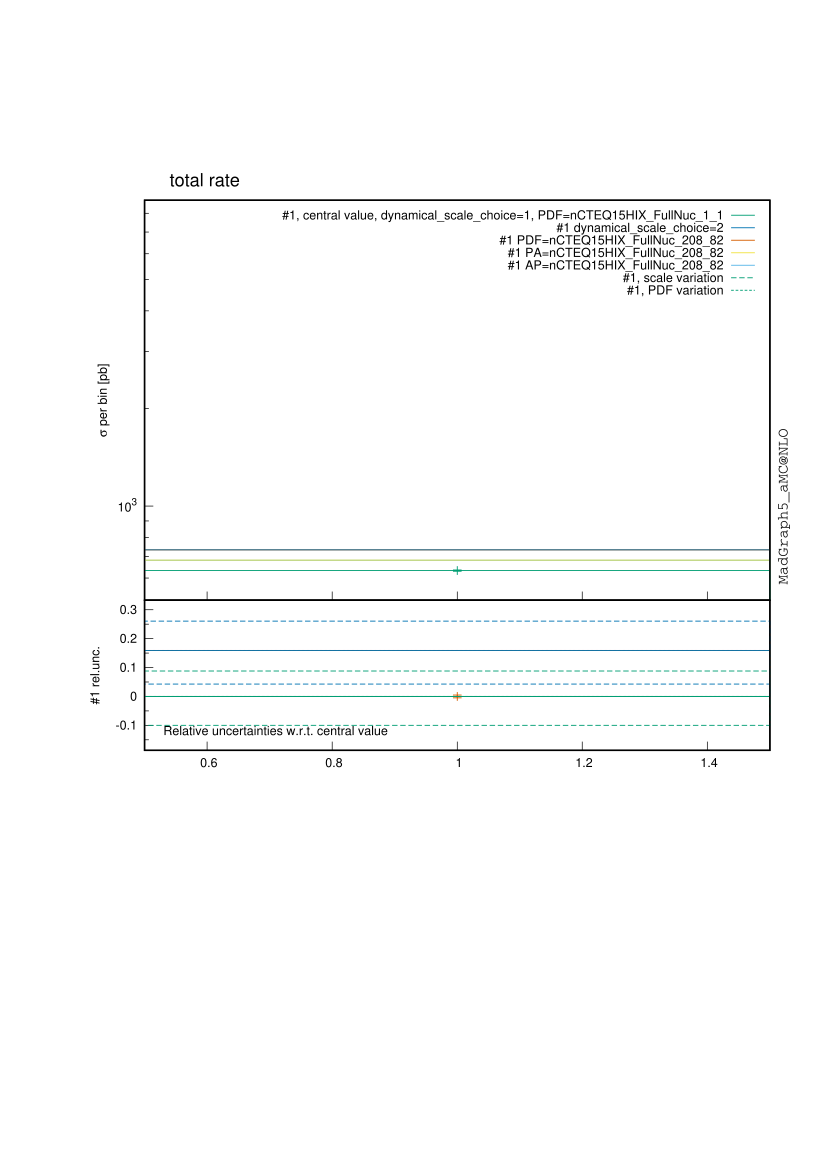

Reproduce this figure in gnuplot.

################################################################################
#
# This gnuplot file was generated by MadGraph5_aMC@NLO project, a program which 
# automatically generates Feynman diagrams and matrix elements for arbitrary
# high-energy processes in the Standard Model and beyond. It also perform the
# integration and/or generate events for these processes, at LO and NLO accuracy.
#
# For more information, visit madgraph.phys.ucl.ac.be and amcatnlo.web.cern.ch
#
################################################################################
# /home/charlie/research/mg5amcnlo_RPA_PineAPPL/test_pp2ttbar_PineAPPL/bin/internal/histograms.py /home/charlie/research/mg5amcnlo_RPA_PineAPPL/test_pp2ttbar_PineAPPL/SubProcesses/P0_gg_ttx/all_G1/MADatNLO.HwU /home/charlie/research/mg5amcnlo_RPA_PineAPPL/test_pp2ttbar_PineAPPL/SubProcesses/P0_uux_ttx/all_G1/MADatNLO.HwU /home/charlie/research/mg5amcnlo_RPA_PineAPPL/test_pp2ttbar_PineAPPL/SubProcesses/P0_uxu_ttx/all_G1/MADatNLO.HwU --out=/home/charlie/research/mg5amcnlo_RPA_PineAPPL/test_pp2ttbar_PineAPPL/Events/run_02/MADatNLO --gnuplot --band=[] --lhapdf-config=lhapdf-config --sum --keep_all_weights --no_open
reset

set lmargin 10
set rmargin 0
set terminal postscript portrait enhanced color "Helvetica" 9 
# The pdf terminal offers transparency support, but you will have to adapt things a bit
#set terminal pdf enhanced font "Helvetica 12" lw 1.0 dashed size 29.7cm, 21cm
set key font ",9"
set key samplen "2"
set output "MADatNLO.ps"

# This is the "PODO" color palette of gnuplot v.5, but with the order
# changed: palette of colors selected to be easily distinguishable by
# color-blind individuals with either protanopia or deuteranopia. Bang
# Wong [2011] Nature Methods 8, 441.

set style line   1 lt 1 lc rgb "#009e73" lw 1.3
set style line 101 lt 1 lc rgb "#009e73" lw 1.3 dt (6,3)
set style line  11 lt 2 lc rgb "#009e73" lw 1.3 dt (6,3)
set style line  21 lt 4 lc rgb "#009e73" lw 1.3 dt (3,2)
set style line  31 lt 6 lc rgb "#009e73" lw 1.3 dt (2,1)
set style line  41 lt 8 lc rgb "#009e73" lw 1.3 dt (4,3)

set style line   2 lt 1 lc rgb "#0072b2" lw 1.3
set style line 102 lt 1 lc rgb "#0072b2" lw 1.3 dt (6,3)
set style line  12 lt 2 lc rgb "#0072b2" lw 1.3 dt (6,3)
set style line  22 lt 4 lc rgb "#0072b2" lw 1.3 dt (3,2)
set style line  32 lt 6 lc rgb "#0072b2" lw 1.3 dt (2,1)
set style line  42 lt 8 lc rgb "#0072b2" lw 1.3 dt (4,3)

set style line   3 lt 1 lc rgb "#d55e00" lw 1.3
set style line 103 lt 1 lc rgb "#d55e00" lw 1.3 dt (6,3)
set style line  13 lt 2 lc rgb "#d55e00" lw 1.3 dt (6,3)
set style line  23 lt 4 lc rgb "#d55e00" lw 1.3 dt (3,2)
set style line  33 lt 6 lc rgb "#d55e00" lw 1.3 dt (2,1)
set style line  43 lt 8 lc rgb "#d55e00" lw 1.3 dt (4,3)

set style line   4 lt 1 lc rgb "#f0e442" lw 1.3
set style line 104 lt 1 lc rgb "#f0e442" lw 1.3 dt (6,3)
set style line  14 lt 2 lc rgb "#f0e442" lw 1.3 dt (6,3)
set style line  24 lt 4 lc rgb "#f0e442" lw 1.3 dt (3,2)
set style line  34 lt 6 lc rgb "#f0e442" lw 1.3 dt (2,1)
set style line  44 lt 8 lc rgb "#f0e442" lw 1.3 dt (4,3)

set style line   5 lt 1 lc rgb "#56b4e9" lw 1.3
set style line 105 lt 1 lc rgb "#56b4e9" lw 1.3 dt (6,3)
set style line  15 lt 2 lc rgb "#56b4e9" lw 1.3 dt (6,3)
set style line  25 lt 4 lc rgb "#56b4e9" lw 1.3 dt (3,2)
set style line  35 lt 6 lc rgb "#56b4e9" lw 1.3 dt (2,1)
set style line  45 lt 8 lc rgb "#56b4e9" lw 1.3 dt (4,3)

set style line   6 lt 1 lc rgb "#cc79a7" lw 1.3
set style line 106 lt 1 lc rgb "#cc79a7" lw 1.3 dt (6,3)
set style line  16 lt 2 lc rgb "#cc79a7" lw 1.3 dt (6,3)
set style line  26 lt 4 lc rgb "#cc79a7" lw 1.3 dt (3,2)
set style line  36 lt 6 lc rgb "#cc79a7" lw 1.3 dt (2,1)
set style line  46 lt 8 lc rgb "#cc79a7" lw 1.3 dt (4,3)

set style line   7 lt 1 lc rgb "#e69f00" lw 1.3
set style line 107 lt 1 lc rgb "#e69f00" lw 1.3 dt (6,3)
set style line  17 lt 2 lc rgb "#e69f00" lw 1.3 dt (6,3)
set style line  27 lt 4 lc rgb "#e69f00" lw 1.3 dt (3,2)
set style line  37 lt 6 lc rgb "#e69f00" lw 1.3 dt (2,1)
set style line  47 lt 8 lc rgb "#e69f00" lw 1.3 dt (4,3)

set style line   8 lt 1 lc rgb "black" lw 1.3
set style line 108 lt 1 lc rgb "black" lw 1.3 dt (6,3)
set style line  18 lt 2 lc rgb "black" lw 1.3 dt (6,3)
set style line  28 lt 4 lc rgb "black" lw 1.3 dt (3,2)
set style line  38 lt 6 lc rgb "black" lw 1.3 dt (2,1)
set style line  48 lt 8 lc rgb "black" lw 1.3 dt (4,3)


set style line  51 lt 1 lc rgb "blue" lw 2.0
set style line  52 lt 1 lc rgb "red" lw 2.0
set style line  522 lt 2 lc rgb "red" lw 2.0 dt (6,3)

set style line 999 lt 1 lc rgb "gray" lw 1.3

safe(x,y,a) = (y == 0.0 ? a : x/y)

set style data histeps
set key invert



################################################################################
### Rendering of the plot titled 'total rate'
################################################################################

set multiplot
set label "total rate" font ",13" at graph 0.04, graph 1.05
set xrange [5.0000e-01:1.5000e+00]
set bmargin 0 
set tmargin 0
set xtics nomirror
set ytics nomirror
set mytics 10
set xtics auto
set key horizontal noreverse maxcols 1 width -4 
set label front 'MadGraph5\_aMC\@NLO' font "Courier,11" rotate by 90 at graph 1.02, graph 0.04

#-- rendering subhistograms 'single diagram output'

set format y '10^{%T}'
set yrange [5.1247e+02:8.7747e+03]
set origin 0.0000e+00, 5.0000e-01
set size 1.0000e+00, 4.0000e-01
set mytics 10
set ytics auto
set format x ''
set logscale y
set ylabel "{/Symbol s} per bin [pb]"

plot \
sqrt(-1) ls 21 title '#1, PDF variation',\
sqrt(-1) ls 11 title '#1, scale variation',\
'MADatNLO.HwU' index 0 using (($1+$2)/2):20 ls 5 title '#1 AP=nCTEQ15HIX\_FullNuc\_208\_82',\
'MADatNLO.HwU' index 0 using (($1+$2)/2):17 ls 4 title '#1 PA=nCTEQ15HIX\_FullNuc\_208\_82',\
'MADatNLO.HwU' index 0 using (($1+$2)/2):14 ls 3 title '#1 PDF=nCTEQ15HIX\_FullNuc\_208\_82',\
'MADatNLO.HwU' index 0 using (($1+$2)/2):8 ls 2 title '#1 dynamical\_scale\_choice=2',\
'MADatNLO.HwU' index 0 using (($1+$2)/2):($3 >= 0 ? sqrt(-1) : abs($3)):4 w yerrorbar ls 101 title '',\
'MADatNLO.HwU' index 0 using (($1+$2)/2):($3 >= 0 ? sqrt(-1) : abs($3)) ls 101 title '',\
'MADatNLO.HwU' index 0 using (($1+$2)/2):($3 < 0 ? sqrt(-1) : $3):4 w yerrorbar ls 1 title '',\
'MADatNLO.HwU' index 0 using (($1+$2)/2):($3 < 0 ? sqrt(-1) : $3) ls 1 title '#1, central value, dynamical\_scale\_choice=1, PDF=nCTEQ15HIX\_FullNuc\_1\_1'
#-- rendering subhistograms 'Relative scale and PDF uncertainty'
unset label
unset format
set yrange [-1.8665e-01:3.3294e-01]
set origin 0.0000e+00, 3.5000e-01
set size 1.0000e+00, 1.5000e-01
set mytics 2
set ytics auto
set format x
unset logscale y
set ylabel "#1 rel.unc."
set label "Relative uncertainties w.r.t. central value" font ",9" front at graph 0.03, graph 0.13
plot \
'MADatNLO.HwU' index 0 using (($1+$2)/2):(safe($16,$3,1.0)-1.0) ls 23 title '',\
'MADatNLO.HwU' index 0 using (($1+$2)/2):(safe($15,$3,1.0)-1.0) ls 23 title '',\
'MADatNLO.HwU' index 0 using (($1+$2)/2):(safe($13,$3,1.0)-1.0) ls 21 title '',\
'MADatNLO.HwU' index 0 using (($1+$2)/2):(safe($12,$3,1.0)-1.0) ls 21 title '',\
'MADatNLO.HwU' index 0 using (($1+$2)/2):(safe($10,$3,1.0)-1.0) ls 12 title '',\
'MADatNLO.HwU' index 0 using (($1+$2)/2):(safe($9,$3,1.0)-1.0) ls 12 title '',\
'MADatNLO.HwU' index 0 using (($1+$2)/2):(safe($7,$3,1.0)-1.0) ls 11 title '',\
'MADatNLO.HwU' index 0 using (($1+$2)/2):(safe($6,$3,1.0)-1.0) ls 11 title '',\
0.0 ls 999 title '',\
'MADatNLO.HwU' index 0 using (($1+$2)/2):(0.0):(safe($4,$3,0.0)) w yerrorbar ls 3 title '',\
'MADatNLO.HwU' index 0 using (($1+$2)/2):(safe($14,$3,1.0)-1.0) ls 3 title '',\
'MADatNLO.HwU' index 0 using (($1+$2)/2):(safe($11,$3,1.0)-1.0) ls 1 title '',\
'MADatNLO.HwU' index 0 using (($1+$2)/2):(safe($8,$3,1.0)-1.0) ls 2 title '',\
'MADatNLO.HwU' index 0 using (($1+$2)/2):(safe($5,$3,1.0)-1.0) ls 1 title ''

unset label

################################################################################

################################################################################
### Rendering of the plot titled 'total rate Born'
################################################################################

set multiplot
set label "total rate Born" font ",13" at graph 0.04, graph 1.05
set xrange [5.0000e-01:1.5000e+00]
set bmargin 0 
set tmargin 0
set xtics nomirror
set ytics nomirror
set mytics 10
set xtics auto
set key horizontal noreverse maxcols 1 width -4 
set label front 'MadGraph5\_aMC\@NLO' font "Courier,11" rotate by 90 at graph 1.02, graph 0.04

#-- rendering subhistograms 'single diagram output'

set format y '10^{%T}'
set yrange [3.0571e+02:6.9925e+03]
set origin 0.0000e+00, 5.0000e-01
set size 1.0000e+00, 4.0000e-01
set mytics 10
set ytics auto
set format x ''
set logscale y
set ylabel "{/Symbol s} per bin [pb]"

plot \
sqrt(-1) ls 21 title '#1, PDF variation',\
sqrt(-1) ls 11 title '#1, scale variation',\
'MADatNLO.HwU' index 1 using (($1+$2)/2):20 ls 5 title '#1 AP=nCTEQ15HIX\_FullNuc\_208\_82',\
'MADatNLO.HwU' index 1 using (($1+$2)/2):17 ls 4 title '#1 PA=nCTEQ15HIX\_FullNuc\_208\_82',\
'MADatNLO.HwU' index 1 using (($1+$2)/2):14 ls 3 title '#1 PDF=nCTEQ15HIX\_FullNuc\_208\_82',\
'MADatNLO.HwU' index 1 using (($1+$2)/2):8 ls 2 title '#1 dynamical\_scale\_choice=2',\
'MADatNLO.HwU' index 1 using (($1+$2)/2):($3 >= 0 ? sqrt(-1) : abs($3)):4 w yerrorbar ls 101 title '',\
'MADatNLO.HwU' index 1 using (($1+$2)/2):($3 >= 0 ? sqrt(-1) : abs($3)) ls 101 title '',\
'MADatNLO.HwU' index 1 using (($1+$2)/2):($3 < 0 ? sqrt(-1) : $3):4 w yerrorbar ls 1 title '',\
'MADatNLO.HwU' index 1 using (($1+$2)/2):($3 < 0 ? sqrt(-1) : $3) ls 1 title '#1, central value, dynamical\_scale\_choice=1, PDF=nCTEQ15HIX\_FullNuc\_1\_1'
#-- rendering subhistograms 'Relative scale and PDF uncertainty'
unset label
unset format
set yrange [-3.7085e-01:6.2739e-01]
set origin 0.0000e+00, 3.5000e-01
set size 1.0000e+00, 1.5000e-01
set mytics 2
set ytics auto
set format x
unset logscale y
set ylabel "#1 rel.unc."
set label "Relative uncertainties w.r.t. central value" font ",9" front at graph 0.03, graph 0.13
plot \
'MADatNLO.HwU' index 1 using (($1+$2)/2):(safe($16,$3,1.0)-1.0) ls 23 title '',\
'MADatNLO.HwU' index 1 using (($1+$2)/2):(safe($15,$3,1.0)-1.0) ls 23 title '',\
'MADatNLO.HwU' index 1 using (($1+$2)/2):(safe($13,$3,1.0)-1.0) ls 21 title '',\
'MADatNLO.HwU' index 1 using (($1+$2)/2):(safe($12,$3,1.0)-1.0) ls 21 title '',\
'MADatNLO.HwU' index 1 using (($1+$2)/2):(safe($10,$3,1.0)-1.0) ls 12 title '',\
'MADatNLO.HwU' index 1 using (($1+$2)/2):(safe($9,$3,1.0)-1.0) ls 12 title '',\
'MADatNLO.HwU' index 1 using (($1+$2)/2):(safe($7,$3,1.0)-1.0) ls 11 title '',\
'MADatNLO.HwU' index 1 using (($1+$2)/2):(safe($6,$3,1.0)-1.0) ls 11 title '',\
0.0 ls 999 title '',\
'MADatNLO.HwU' index 1 using (($1+$2)/2):(0.0):(safe($4,$3,0.0)) w yerrorbar ls 3 title '',\
'MADatNLO.HwU' index 1 using (($1+$2)/2):(safe($14,$3,1.0)-1.0) ls 3 title '',\
'MADatNLO.HwU' index 1 using (($1+$2)/2):(safe($11,$3,1.0)-1.0) ls 1 title '',\
'MADatNLO.HwU' index 1 using (($1+$2)/2):(safe($8,$3,1.0)-1.0) ls 2 title '',\
'MADatNLO.HwU' index 1 using (($1+$2)/2):(safe($5,$3,1.0)-1.0) ls 1 title ''

unset label

################################################################################
unset multiplot
!ps2pdf "MADatNLO.ps" &> /dev/null
